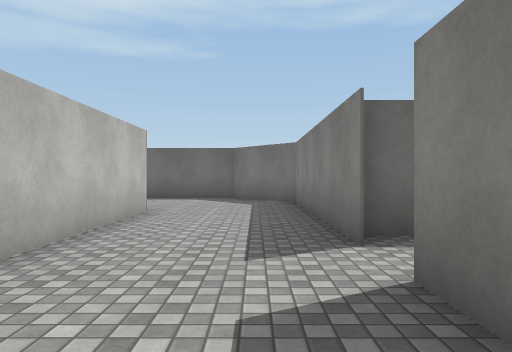
View 1 (above)

24 first-person views from a walk through a Unity game level. The camera is 1.3 m above the floor, looks level and sees 70° across. Doors are open. The floor is counted in squares, 2 m on a side. Each view is taken from the middle of a square. On the plan, view 1 faces up. The plan holds only what a view shows up to about 11 squares ahead; the rest is blank. The place goes on beyond the plan. The player character is not drawn. Surface patterns are stand-ins for the level's own textures.

View 2
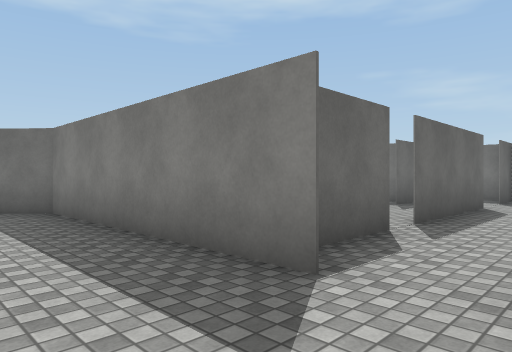

View 3
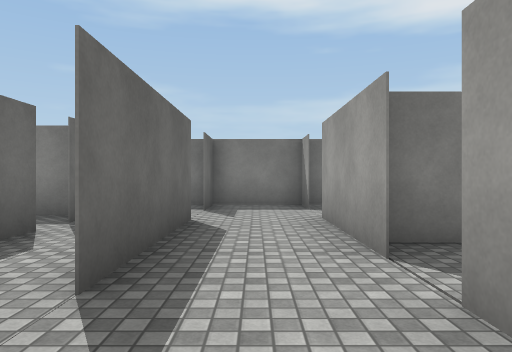

View 4
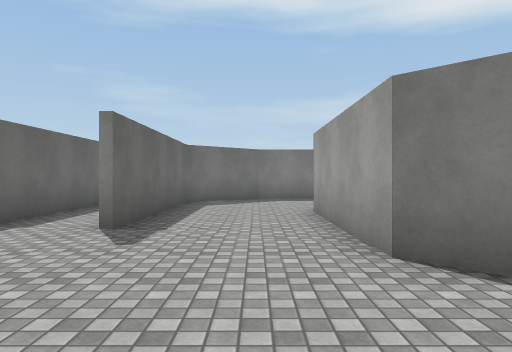

View 5
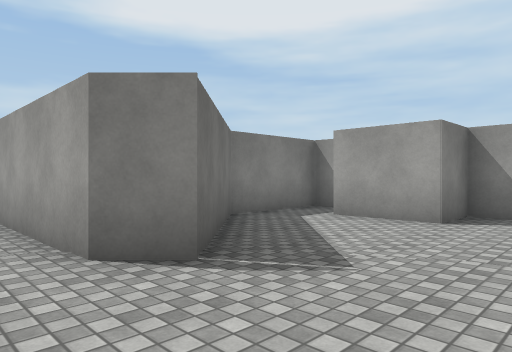

View 6
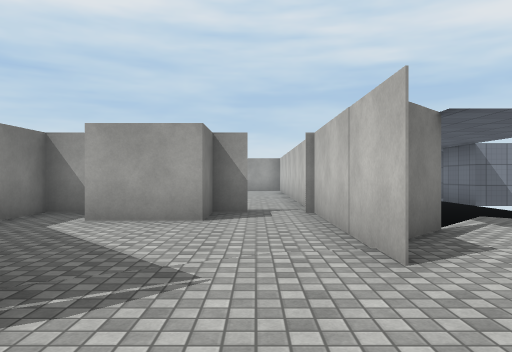

View 7
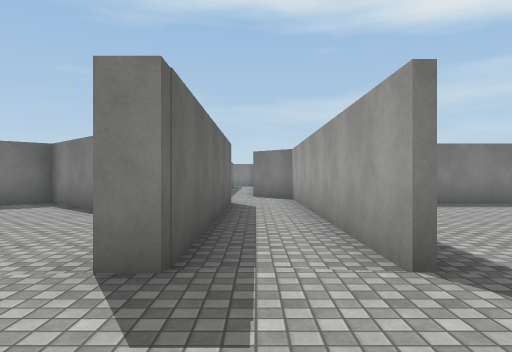

View 8
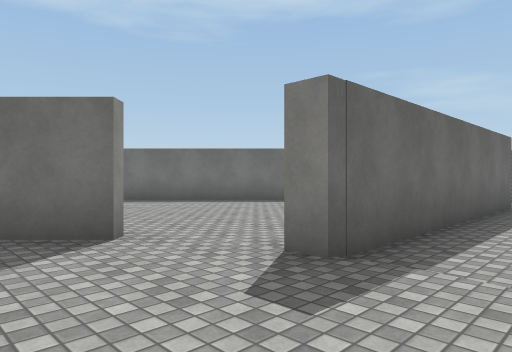

View 9
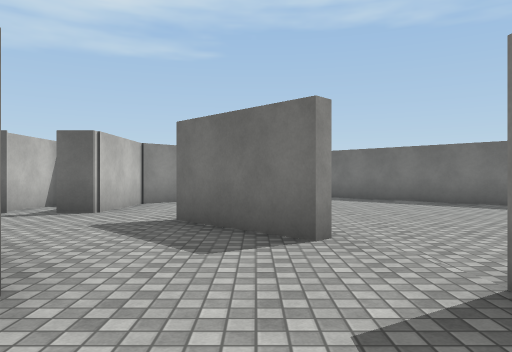

View 10
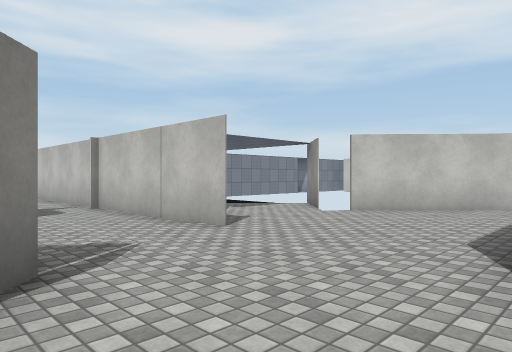

View 11
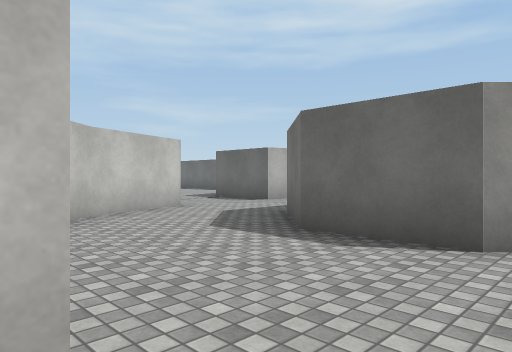

View 12
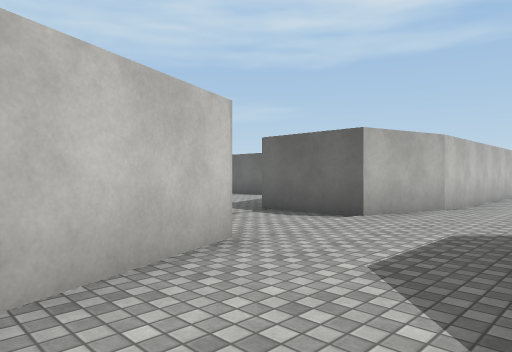

View 13
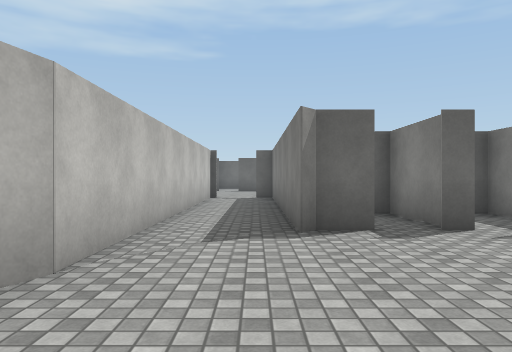

View 14
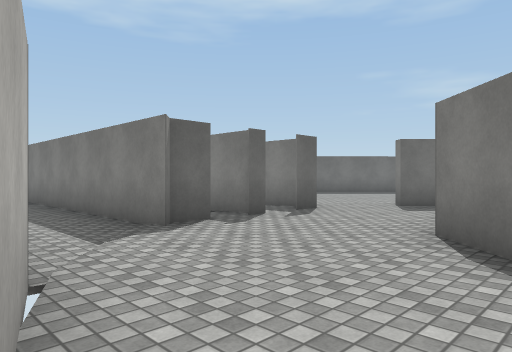

View 15
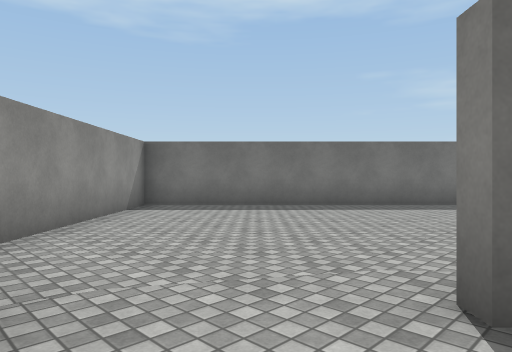

View 16
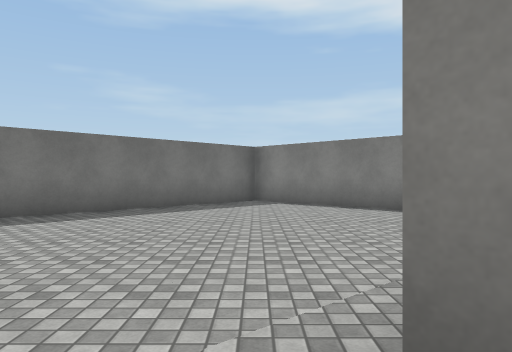

View 17
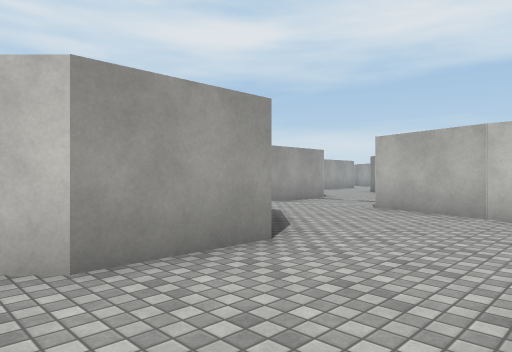

View 18
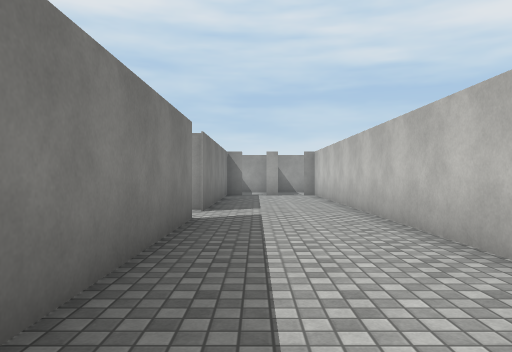

View 19
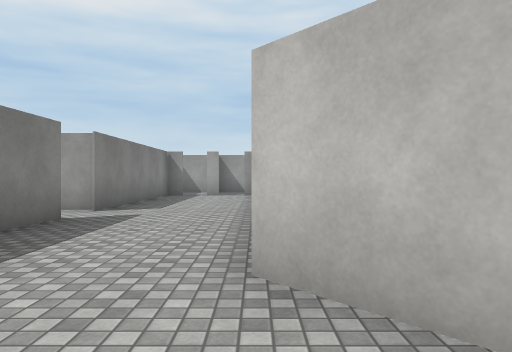

View 20
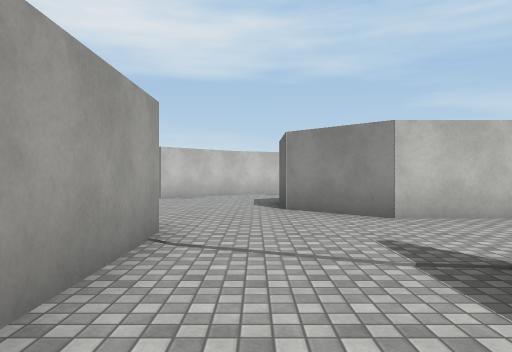

View 21
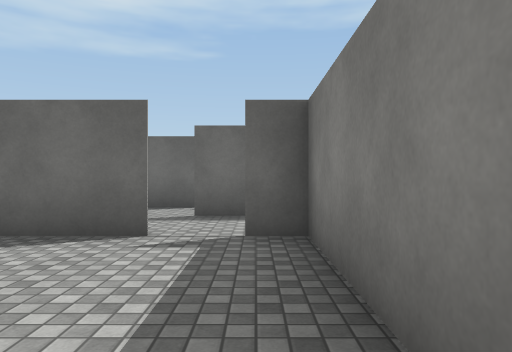

View 22
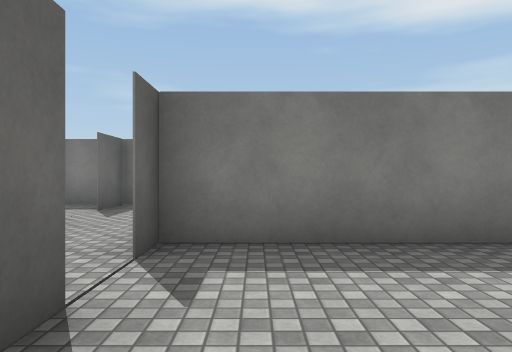

View 23
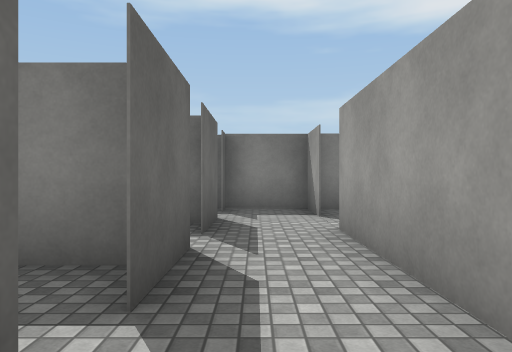

View 24
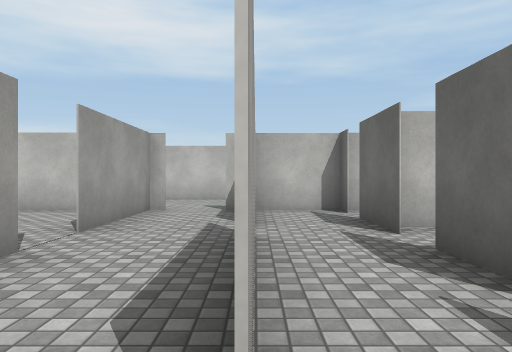

### Floor plan
Key: @ floor where view 1 was taken; # wall or solid block; x gap in a wall; . floor.
Columns run from 18 left of view 1 to 11 right of it. Each row starts with its distance up from view 1.
 24   #..#     ###
 23   #..#    ##.##
 22   #..#   ##...##
 21   #..#  ##.....##
 20   #..####.......##
 19   #..##.#........##
 18   #..##.#.........##
 17   #................#
 16   #.......##......##
 15   #........#.....##
 14 ###...###.......###
 13 .....   ##...#######
 12 .....    #............
 11 .....## ##...#########
 10 ###...###.........##
  9   #................#
  8   ##.......####....#
  7    ##......##  #...#    # #
  6     ##..#...## ##..#.####x#.##
  5    ##...#....#  #..#.........#
  4     ...##....#  #..##xx###.###
  3     ... #.##.#  #...........#
  2     ..  #.####  #..###.###..#
  1     ..  #.      #..#....#
  0    #.   #.      #.@#....#
 -1    #.   #.      #..#  ..#
 -2         #.      #..#   .#

Positions as (right, up) in squares from view 1, and headings:
1: (0, 0), facing up
2: (-1, 2), facing up-right
3: (2, 3), facing right
4: (-10, 9), facing right
5: (-10, 9), facing down-right
6: (-9, 9), facing down
7: (-8, 12), facing right
8: (-8, 11), facing up-right
9: (-7, 11), facing up
10: (-7, 10), facing down-left
11: (-9, 6), facing up-left
12: (-13, 8), facing up-left
13: (-14, 13), facing up
14: (-16, 13), facing up-right
15: (-10, 16), facing up-right
16: (-9, 17), facing right
17: (-9, 17), facing down-left
18: (0, 9), facing down
19: (-2, 9), facing down
20: (-3, 9), facing left
21: (5, -2), facing up
22: (2, 1), facing right
23: (3, 5), facing right
24: (8, 4), facing left
